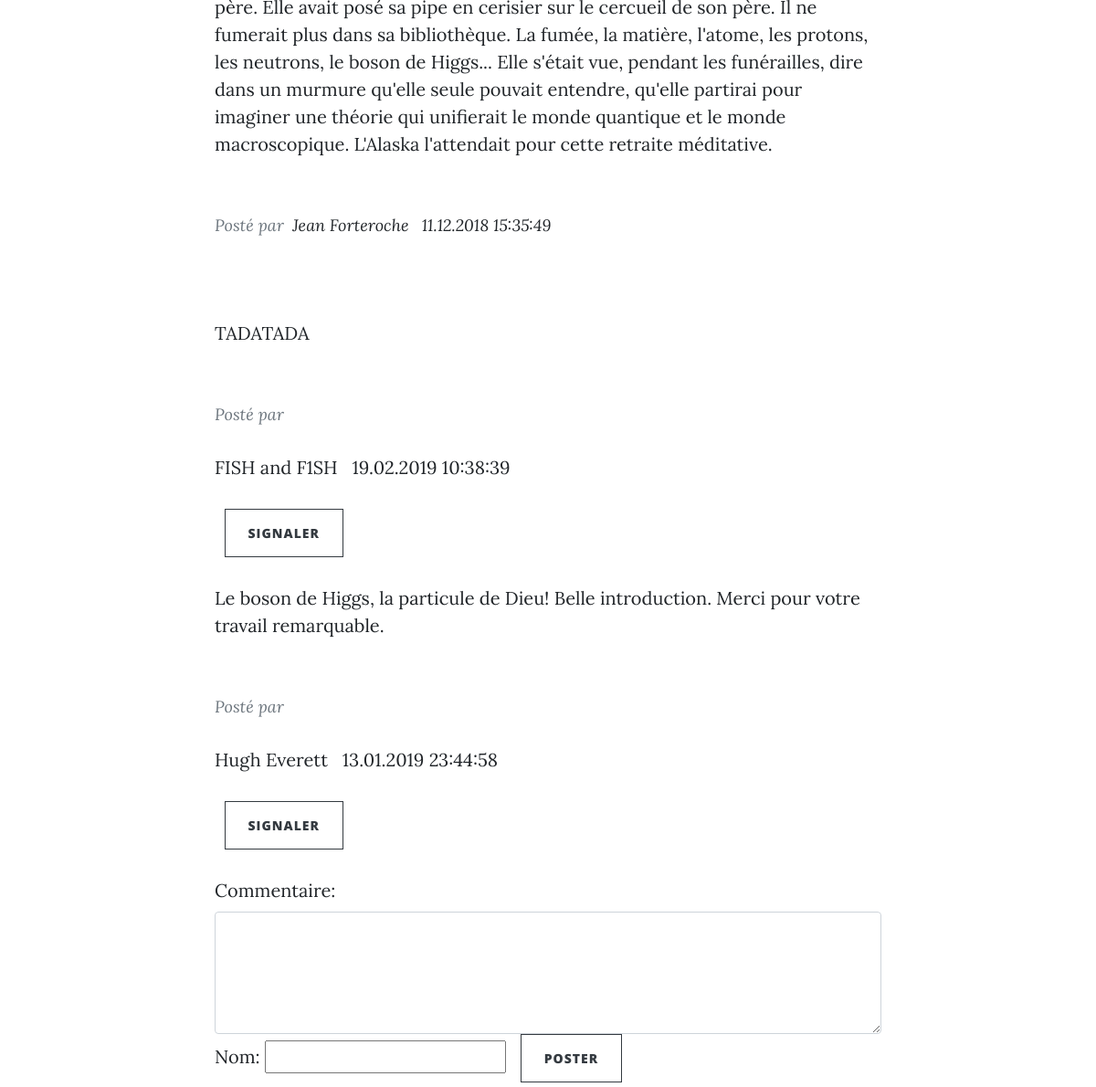
Before: /index.php?page=articles (middle part) with the older database file.
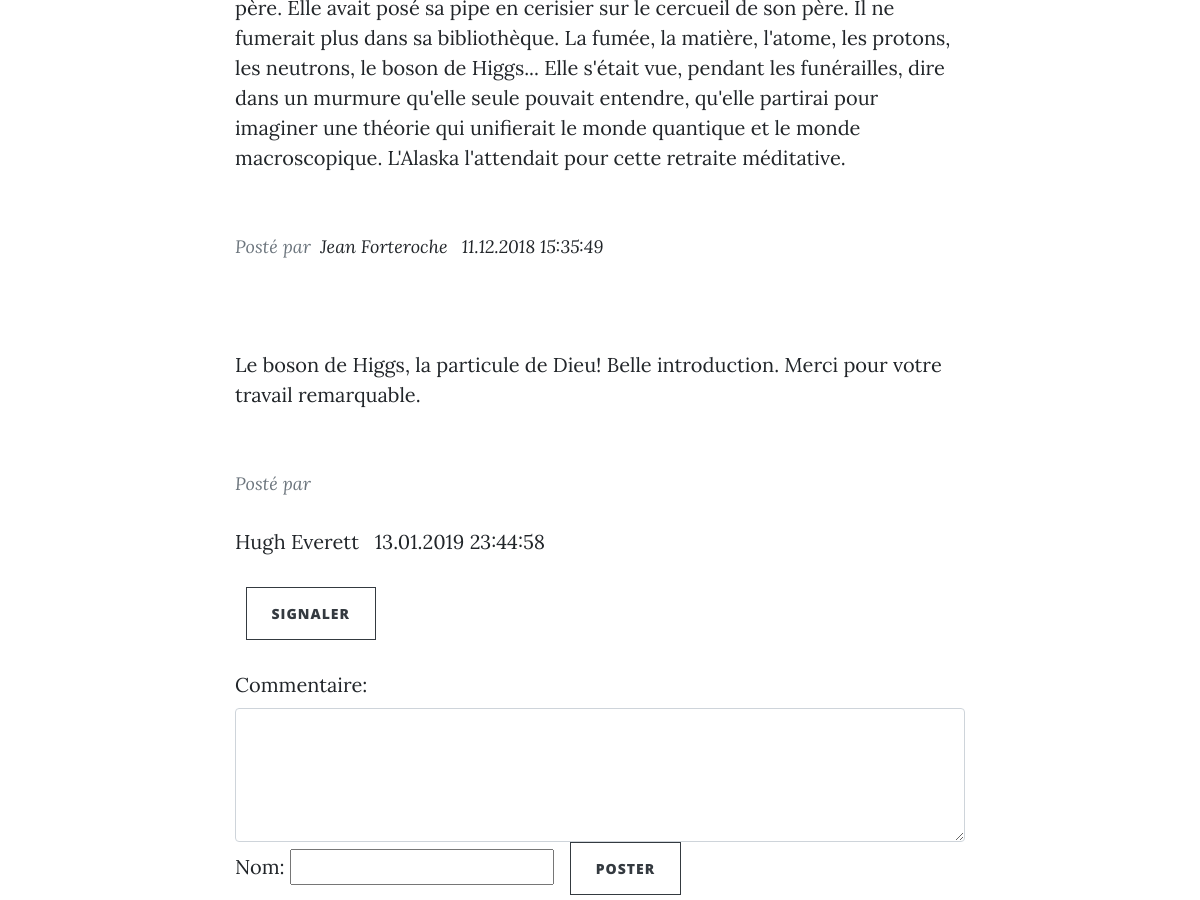
After: the same page with the newer database file.
### tables this page shows
CREATE TABLE `articles` (
  `id` int(11) NOT NULL,
  `title` varchar(255) NOT NULL,
  `sentence` varchar(255) NOT NULL,
  `content` mediumtext NOT NULL,
  `date` datetime DEFAULT NULL,
  `author_id` int(11) NOT NULL,
  `category_id` int(11) NOT NULL,
  `Acommentaires` varchar(255) DEFAULT NULL
);

CREATE TABLE `authors` (
  `id` int(11) NOT NULL,
  `firstname` varchar(255) NOT NULL,
  `lastname` varchar(255) NOT NULL,
  `password` varchar(255) DEFAULT NULL,
  `email` varchar(255) DEFAULT NULL,
  `secret` text
);

CREATE TABLE `commentaires` (
  `id` int(11) NOT NULL,
  `content` text NOT NULL,
  `date` datetime DEFAULT NULL,
  `nom` varchar(255) NOT NULL,
  `article_id` int(11) NOT NULL,
  `approved` tinyint(1) DEFAULT NULL
);

### app/controllers/articles_controller.php (called while the page is built, shortened)
<?php
    require_once ('app/models/repository/ArticleRepository.php');
    require_once ('app/models/repository/CommentRepository.php');
    $articleChap  = new ArticleRepository();
    $articles = $articleChap->getAllArticles();
    foreach ($articles as $article)
    {
        $commentShow  = new CommentRepository();
        $showComment[$article['id']] = $commentShow->showComment($article['id']);
    }
    include_once 'app/views/articles_view.php';

### app/router.php (called while the page is built, shortened)
<?php
    if (isset($_GET['page']) and !empty($_GET['page']))
    {
        $page = rtrim(strtolower($_GET['page']));
    } else {
        $page = 'home';
    }
    $allPages = scandir('app/controllers/');
    if (in_array($page . '_controller.php', $allPages))
    {
        include_once 'app/controllers/' . $page . '_controller.php';
    } else {
        include_once('controllers/nothing_controller.php');
    }

### index.php (called while the page is built)
<?php
    require_once 'app/router.php';

### app/models/Database.php (called while the page is built)
<?php
    class Database
    {
        private static $db;
         public static function getConnection()
         {
            $parameters = [
                'host'   => DATABASE_HOST,
                'dbname' => DATABASE_NAME,
                'user'   => DATABASE_USER,
                'pass'   => DATABASE_PASSWORD
            ];
            if(self::$db === null)
            try {
                $db = new PDO('mysql:host=' . $parameters['host'] . ';dbname=' . $parameters['dbname'] . ';charset=utf8', $parameters['user'], $parameters['pass']);
                $db->setAttribute(PDO::ATTR_ERRMODE, PDO::ERRMODE_EXCEPTION);
                return $db;
            } catch (PDOException $e)
            {
                $error = $e->getMessage();
                echo ('Une erreur est survenue ! ' . $error);
            }
         }
    }

### app/models/repository/AbstractRepository.php (called while the page is built, shortened)
<?php
    require ('app/models/Database.php');
    abstract class AbstractRepository
    {
        public function __construct()
        {
            $this->conn = Database::getConnection();
        }
    }

### app/models/repository/ArticleRepository.php (called while the page is built, shortened)
<?php
    require_once ('AbstractRepository.php');
    class ArticleRepository extends AbstractRepository
    {
         public function getAllArticles()
         {
            $reqArticles = $this->conn->prepare('
                SELECT a.*, au.firstname, au.lastname, c.name AS category
                FROM articles a
                INNER JOIN authors au ON au.id = a.author_id
                INNER JOIN categories c ON c.id = a.category_id
                ORDER BY id DESC
            ');
             $reqArticles->execute([]);
             return $reqArticles->fetchAll();
         }
     }

### app/models/repository/CommentRepository.php (called while the page is built, shortened)
<?php
    require_once ('AbstractRepository.php');
    class CommentRepository extends AbstractRepository
    {
        public function showComment($actual_id)
        {
            if (!empty($actual_id))
            {
            $reqComments = $this->conn->prepare('SELECT * FROM commentaires WHERE article_id = :actual_id ORDER BY id DESC');
            $reqComments->execute([':actual_id' => $actual_id]);
            return $reqComments->fetchAll();
            }
        }
    }

### app/views/articles_view.php (the view, shortened to what this page needs)
<!DOCTYPE html>
    <html lang="fr">
        <head>
            <?php include_once 'app/views/includes/head.php'?>
        </head>
        <body>
            <article>
                <div class="container">
                    <div class="row">
                        <div class="col-md-10 col-lg-8 mx-auto">
                            <?php foreach ($articles as $index => $article): ?>
                            <div class="post-preview" id="article-<?= $article['id'] ?>">
                                <p>
                                </p>
                                <br>
                                <p class="post-meta">Posté par&nbsp;<a href="index.php?page=contact">
                                        <?= $article['firstname'] . ' ' . $article['lastname'] ?> &nbsp;
                                        <?= date_format(date_create($article['date']), "d.m.Y H:i:s") ?></a>
                                </p>
                                <br>
                                <?php foreach ($showComment[$article['id']] as $comment): ?>
                                <p>
                                    <?= $comment['content'] ?>
                                </p>
                                <br>
                                <p class="post-meta"> Posté par&nbsp;
                                    <p>
                                        <?= $comment['nom'] ?> &nbsp;
                                        <?= date_format(date_create($comment['date']), "d.m.Y H:i:s" ) ?>
                                    </p>
                                    <form action="articles" method="POST">
                                    <div class="form-group">
                                    <button class="btn btn-outline-dark" type="submit" name="signaler" value="<?= $comment['id'] ?>" required>Signaler</button>
                                    </form>
                                </div>
                                <?php endforeach; ?>
                                <form action="articles" method="POST">
                                <div class="form-group">
                                    <label for="comment">Commentaire:</label>
                                    <textarea class="form-control" rows="5" id="comment" name="comment_content" required></textarea>
                                    <label for="comment">Nom:</label>
                                    <input type="text" name="nom" required>
                                    <button class="btn btn-outline-dark" type="submit" name="comment_post" value="<?= $article['id']  ?>" required>Poster</button>
                                </div>
                                </form>
                            </div>
                            <?php  endforeach; ?>
            </article>
        </body>
    </html>

### app/views/includes/head.php (shortened to what this page needs)
<link rel="stylesheet" href="https://cdnjs.cloudflare.com/ajax/libs/font-awesome/4.7.0/css/font-awesome.min.css">
<link rel="stylesheet" href="https://cdnjs.cloudflare.com/ajax/libs/animate.css/3.5.2/animate.min.css">
<link rel="stylesheet" href="public/assets/styles/css/addenda-1.css" />
<link rel="stylesheet" href="public/assets/styles/css/addenda.css" />
<link rel="stylesheet" href="public/assets/styles/css/styles.min.css" />
<link rel="stylesheet" href="public/assets/styles/css/bootstrap.min.css" />
<link rel="stylesheet" href="public/assets/styles/css/styles.css" />

Changed rows visible on the page:
removed commentaires: content "TADATADA", nom "FISH and F1SH", date "19.02.2019 10:38:39", $comment['id'] 78 (drawn)
